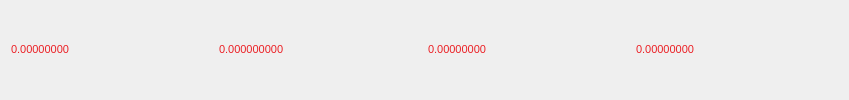
    <widget class="QFrame" name="tradingHeaderContainer">
     <property name="sizePolicy">
      <sizepolicy hsizetype="Preferred" vsizetype="Maximum">
       <horstretch>0</horstretch>
       <verstretch>0</verstretch>
      </sizepolicy>
     </property>
     <property name="minimumSize">
      <size>
       <width>849</width>
       <height>40</height>
      </size>
     </property>
     <property name="maximumSize">
      <size>
       <width>16777215</width>
       <height>220</height>
      </size>
     </property>
     <property name="frameShape">
      <enum>QFrame::NoFrame</enum>
     </property>
     <property name="frameShadow">
      <enum>QFrame::Raised</enum>
     </property>
     <property name="lineWidth">
      <number>0</number>
     </property>
     <layout class="QVBoxLayout" name="verticalLayout_trade">
      <item>
       <layout class="QHBoxLayout" name="wallettradeHeader">
        <item>
         <widget class="QLabel" name="Bid">
          <property name="minimumSize">
           <size>
            <width>0</width>
            <height>0</height>
           </size>
          </property>
          <property name="font">
           <font>
            <pointsize>8</pointsize>
            <weight>50</weight>
            <bold>false</bold>
           </font>
          </property>
          <property name="styleSheet">
           <string notr="true">color: #eb1f24</string>
          </property>
          <property name="text">
           <string>0.00000000</string>
          </property>
          <property name="textInteractionFlags">
           <set>Qt::LinksAccessibleByMouse|Qt::TextSelectableByMouse</set>
          </property>
         </widget>
        </item>
        <item>
         <widget class="QLabel" name="volumet">
          <property name="minimumSize">
           <size>
            <width>0</width>
            <height>0</height>
           </size>
          </property>
          <property name="font">
           <font>
            <pointsize>8</pointsize>
            <weight>50</weight>
            <bold>false</bold>
           </font>
          </property>
          <property name="styleSheet">
           <string notr="true">color: #eb1f24</string>
          </property>
          <property name="text">
           <string>0.000000000</string>
          </property>
          <property name="textInteractionFlags">
           <set>Qt::LinksAccessibleByMouse|Qt::TextSelectableByMouse</set>
          </property>
         </widget>
        </item>
        <item>
         <widget class="QLabel" name="Ask">
          <property name="minimumSize">
           <size>
            <width>0</width>
            <height>0</height>
           </size>
          </property>
          <property name="font">
           <font>
            <pointsize>8</pointsize>
            <weight>50</weight>
            <bold>false</bold>
           </font>
          </property>
          <property name="styleSheet">
           <string notr="true">color: #eb1f24</string>
          </property>
          <property name="text">
           <string>0.00000000</string>
          </property>
          <property name="textInteractionFlags">
           <set>Qt::LinksAccessibleByMouse|Qt::TextSelectableByMouse</set>
          </property>
         </widget>
        </item>
        <item>
         <widget class="QLabel" name="volumebtc">
          <property name="minimumSize">
           <size>
            <width>0</width>
            <height>0</height>
           </size>
          </property>
          <property name="font">
           <font>
            <pointsize>8</pointsize>
            <weight>50</weight>
            <bold>false</bold>
           </font>
          </property>
          <property name="styleSheet">
           <string notr="true">color: #eb1f24</string>
          </property>
          <property name="text">
           <string>0.00000000</string>
          </property>
          <property name="textInteractionFlags">
           <set>Qt::LinksAccessibleByMouse|Qt::TextSelectableByMouse</set>
          </property>
         </widget>
        </item>
       </layout>
      </item>
     </layout>
    </widget>
